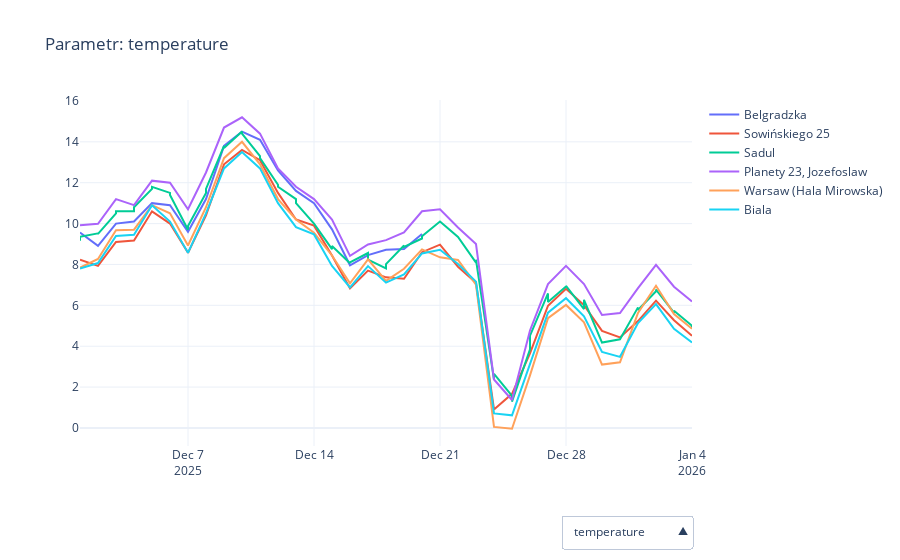

The notebook cell this image was saved under:
### Code cell
import plotly.graph_objects as go
import plotly.express as px


dostepne_parametry = pdf['parameter'].unique()
lokalizacje = pdf['location_name'].unique()

fig = go.Figure()

for param in dostepne_parametry:
    df_subset = pdf[pdf['parameter'] == param]
    
    for loc in lokalizacje:
        df_loc = df_subset[df_subset['location_name'] == loc]
        
        if df_loc.empty:
            continue
            
        fig.add_trace(go.Scatter(
            x=df_loc['datetimelocal'],
            y=df_loc['value'],
            name=loc, 
            mode='lines',
            visible=(param == dostepne_parametry[0]),
            customdata=[param] * len(df_loc)
        ))

przyciski = []

for param in dostepne_parametry:
    visibility = []
    for trace in fig.data:
        if trace.customdata[0] == param:
            visibility.append(True)
        else:
            visibility.append(False)
            
    button = dict(
        label=param,
        method="update",
        args=[{"visible": visibility}, 
              {"title": f"Parametr: {param}",
               "yaxis": {"title": f"Wartość ({param})"}}], 
    )
    przyciski.append(button)

fig.update_layout(
    title=f"Parametr: {dostepne_parametry[0]}",
    template="plotly_white",
    xaxis=dict(
        rangeslider=dict(visible=False), 
        type="date"
    ),
    updatemenus=[{
        "buttons": przyciski,
        "direction": "up",     
        "showactive": True,
        "x": 1.0,               
        "y": -0.2,              
        "xanchor": "right",
        "yanchor": "top"
    }],
    margin=dict(b=100)
)

fig.show()
